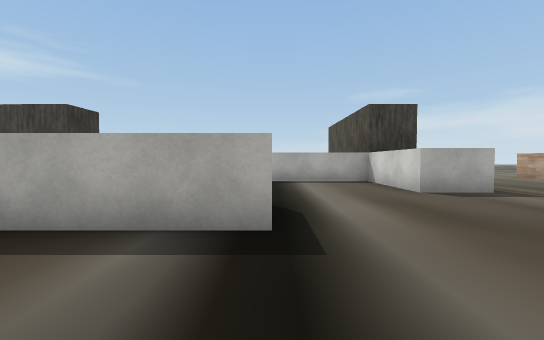
view 1 (above)

24 first-person views from a walk through a 3-D level made in the Unity game engine. The camera is 1.3 m above the floor, tilts 2° down and sees 90° across. The floor is counted in squares, 2 m on a side. Each view is taken from the middle of a square. On the plan, view 1 faces up. The plan holds only what a view shows up to about 9 squares ahead; the rest is blank. The place goes on beyond the plan. The player character is not drawn. Some surface patterns are stand-ins.

view 2
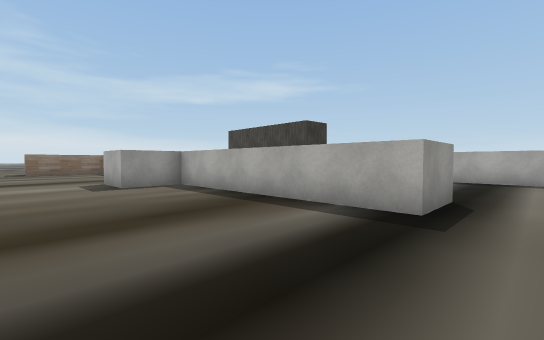

view 3
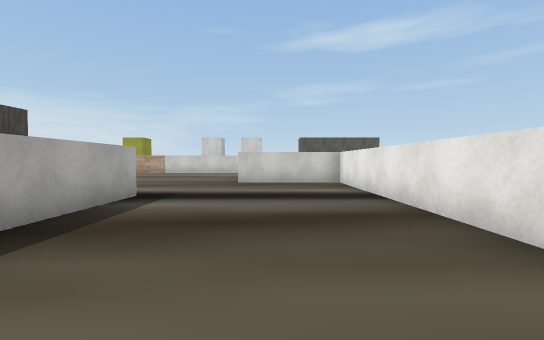

view 4
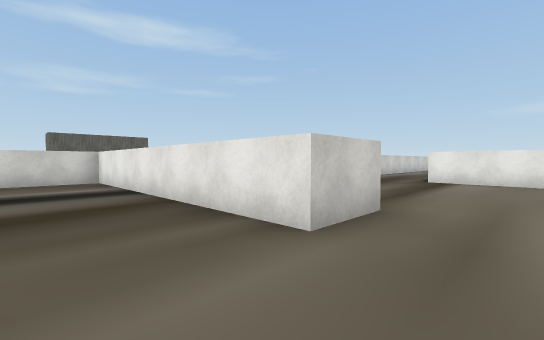

view 5
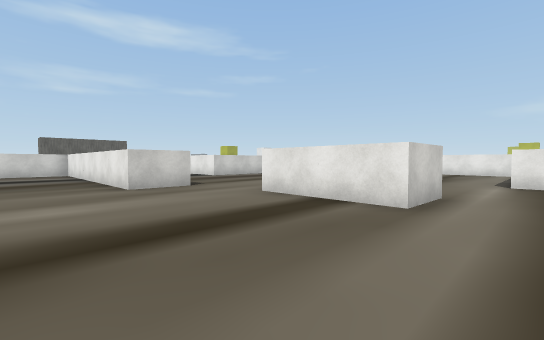

view 6
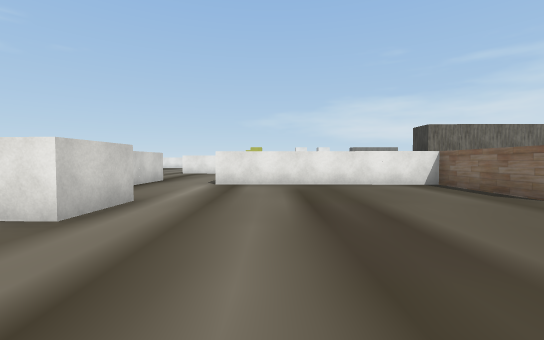

view 7
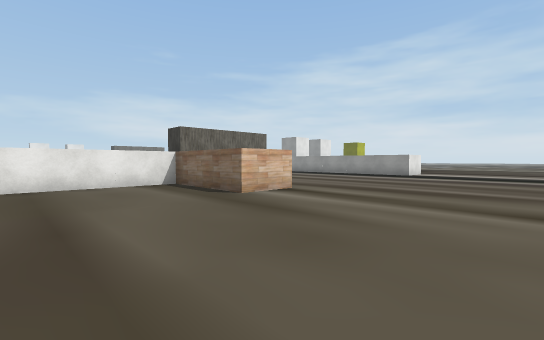

view 8
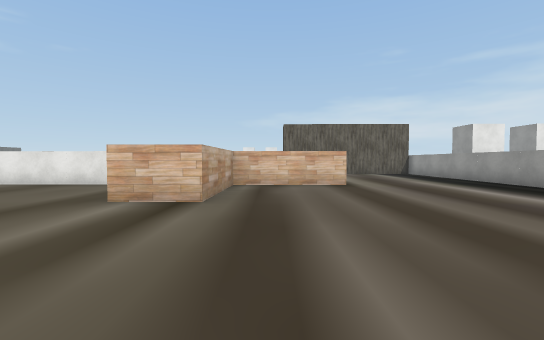

view 9
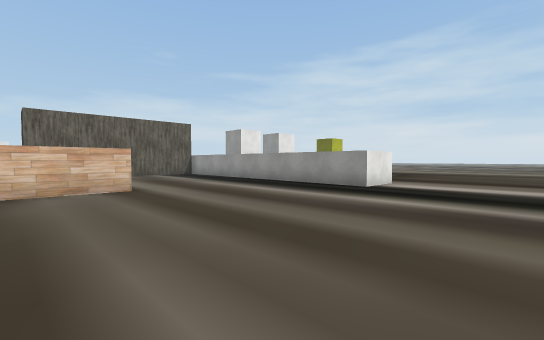

view 10
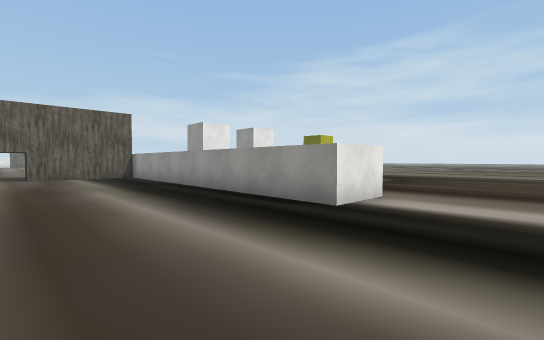

view 11
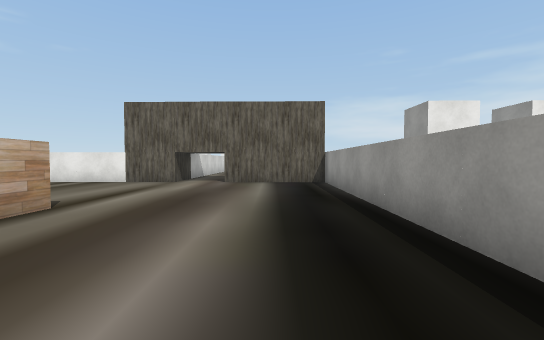

view 12
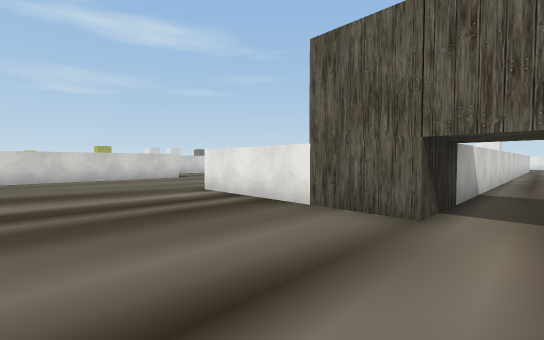

view 13
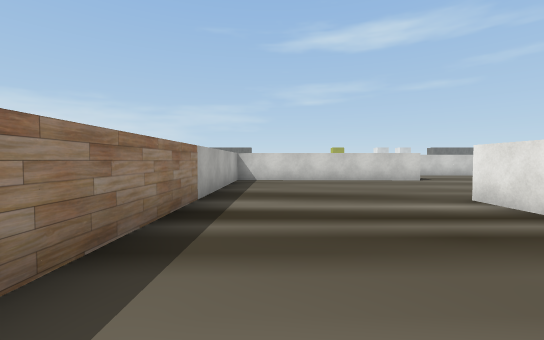

view 14
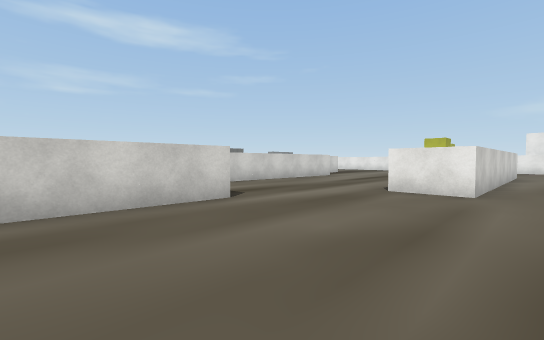

view 15
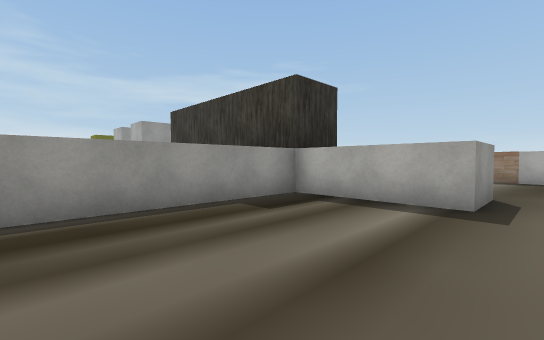

view 16
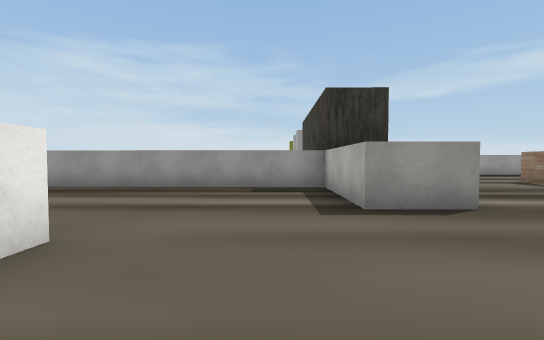

view 17
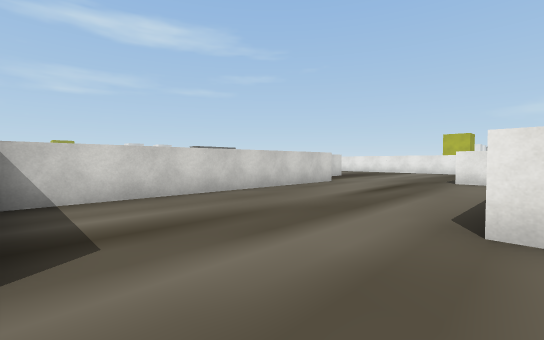

view 18
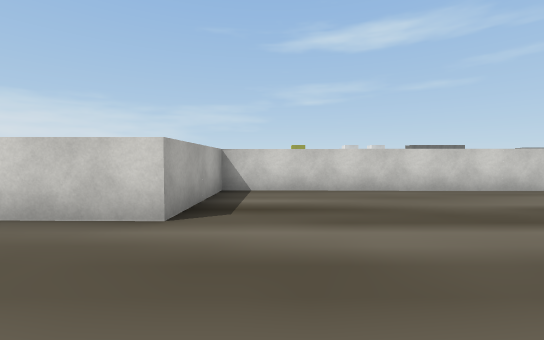

view 19
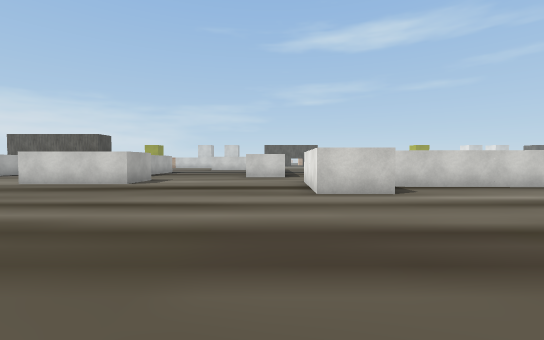

view 20
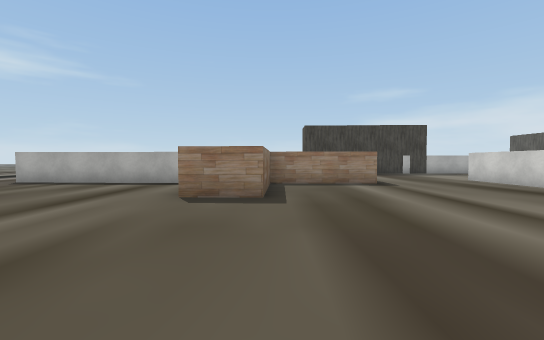

view 21
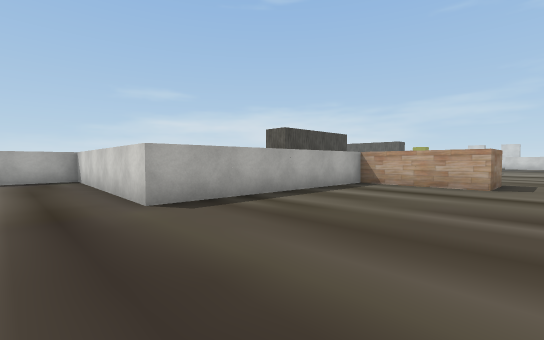

view 22
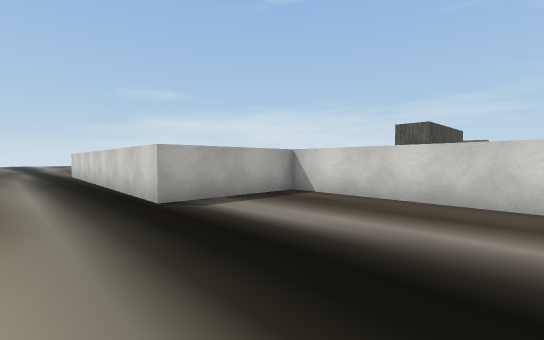

view 23
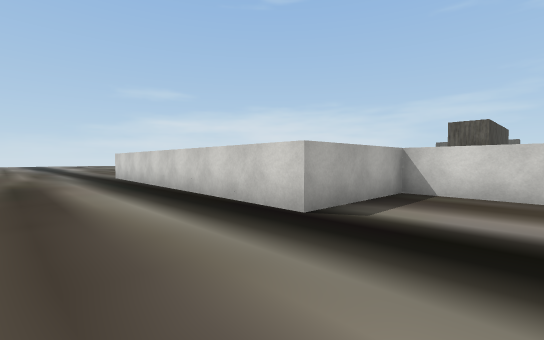

view 24
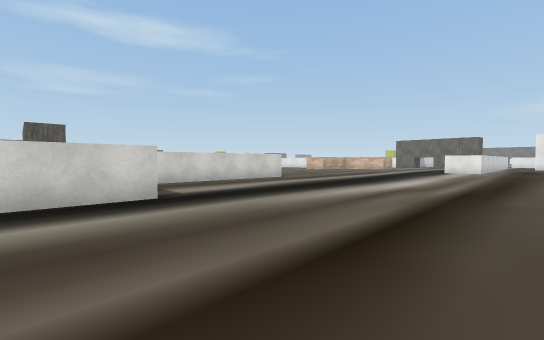

### Floor plan
Points are (right, up) in squares from view 1. A wall is a line through its corners. A room is listed if a view was taken in it or the views show most of it. See-through windows are left out.
Room 1 (views 1, 2, 3)
walls: (0, 2.5) (-6, 2.5) (-6, 1); (-4.5, -2) (3, -2) (3, 1)
ways out: opening at (-4.5, -0.5) to room 2; opening at (1.5, 2.5)
Room 2 (views 4, 5, 6, 7, 8, 9, 10, 11, 12, 13, 14, 15, 17, 18, 19, 20, 21, 22, 23, 24)
walls: (-10.9, 2.6) (-14, 2.7) (-14.1, -0.3) (-15.6, -0.2) (-15.5, 2.8) (-21.5, 3) (-21.3, 9) (-24.3, 9.1) (-24.1, 14.6); (-21, -8.2) (-18, -8.2) (-17.9, -5.2) (-16.4, -5.3) (-16.5, -8.3) (-10.4, -8.4); (-9.8, -5.4) (-9.7, -3.9) (-6.7, -4); (-26.9, -5.1) (-25.4, -5.1) (-25.6, -14.1) (-22.5, -14.2); (-6, 1) (-7.5, 1) (-7.5, 4); (-8.4, -8.5) (-8.3, -5.9); (-21.1, -14.2) (-16.6, -14.3) (-16.6, -15.8) (-19.6, -15.7) (-19.7, -21.6); (-12.1, -15.8) (-12, -9.9) (-21, -9.7) (-21, -8.9); (-15.2, -21.5) (-15.2, -18.8) (-13.6, -18.8); (3, 6.5) (3, 8.5) (-1, 8.5)
ways out: opening at (-4.5, -0.5) to room 1; opening at (-13, -17) to room 3; opening at (-22, -14.5); opening at (-9.5, -9.5); opening at (-5.5, -3.5); opening at (1.7, 5)
Room 3 (view 16)
walls: (-9.2, -21.5) (-9.1, -15.9) (-12.1, -15.8)
ways out: opening at (-13, -17) to room 2

Positions as (right, up) in squares from view 1, and headings:
1: (0, 0), facing up
2: (1, -1), facing up-left
3: (-5, 0), facing right
4: (-6, 0), facing down-right
5: (-11, 0), facing down-right
6: (-12, -1), facing down
7: (-13, -1), facing down-left
8: (-19, -1), facing down
9: (-19, -2), facing down-left
10: (-22, -3), facing down-left
11: (-24, -6), facing down
12: (-22, -11), facing down-right
13: (-21, -11), facing right
14: (-16, -13), facing down-right
15: (-16, -20), facing up-left
16: (-13, -17), facing left
17: (-14, -16), facing down-right
18: (-15, -17), facing right
19: (-15, -3), facing right
20: (-14, -5), facing up
21: (-23, -1), facing up-right
22: (-26, 5), facing up-right
23: (-27, 7), facing up-right
24: (-29, 11), facing down-right
